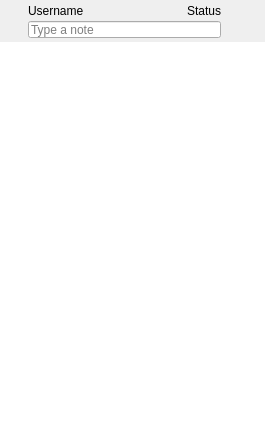
<?xml version="1.0" encoding="UTF-8"?>
<ui version="4.0">
 <class>MainWindow</class>
 <widget class="QWidget" name="MainWindow">
  <property name="geometry">
   <rect>
    <x>0</x>
    <y>0</y>
    <width>265</width>
    <height>445</height>
   </rect>
  </property>
  <property name="windowTitle">
   <string>Form</string>
  </property>
  <layout class="QVBoxLayout" name="verticalLayout_2">
   <property name="spacing">
    <number>0</number>
   </property>
   <property name="margin">
    <number>0</number>
   </property>
   <item>
    <widget class="QFrame" name="frame">
     <property name="minimumSize">
      <size>
       <width>0</width>
       <height>40</height>
      </size>
     </property>
     <property name="maximumSize">
      <size>
       <width>16777215</width>
       <height>40</height>
      </size>
     </property>
     <property name="frameShape">
      <enum>QFrame::NoFrame</enum>
     </property>
     <layout class="QHBoxLayout" name="horizontalLayout_2">
      <property name="spacing">
       <number>0</number>
      </property>
      <property name="leftMargin">
       <number>0</number>
      </property>
      <property name="topMargin">
       <number>0</number>
      </property>
      <property name="rightMargin">
       <number>0</number>
      </property>
      <property name="bottomMargin">
       <number>2</number>
      </property>
      <item>
       <spacer name="horizontalSpacer_2">
        <property name="orientation">
         <enum>Qt::Horizontal</enum>
        </property>
        <property name="sizeType">
         <enum>QSizePolicy::Fixed</enum>
        </property>
        <property name="sizeHint" stdset="0">
         <size>
          <width>2</width>
          <height>20</height>
         </size>
        </property>
       </spacer>
      </item>
      <item>
       <layout class="QVBoxLayout" name="statusLayout">
        <property name="spacing">
         <number>0</number>
        </property>
        <item>
         <spacer name="verticalSpacer">
          <property name="orientation">
           <enum>Qt::Vertical</enum>
          </property>
          <property name="sizeHint" stdset="0">
           <size>
            <width>20</width>
            <height>13</height>
           </size>
          </property>
         </spacer>
        </item>
       </layout>
      </item>
      <item>
       <spacer name="horizontalSpacer_3">
        <property name="orientation">
         <enum>Qt::Horizontal</enum>
        </property>
        <property name="sizeType">
         <enum>QSizePolicy::Fixed</enum>
        </property>
        <property name="sizeHint" stdset="0">
         <size>
          <width>6</width>
          <height>20</height>
         </size>
        </property>
       </spacer>
      </item>
      <item>
       <layout class="QVBoxLayout" name="infoLayout">
        <property name="spacing">
         <number>0</number>
        </property>
        <item>
         <layout class="QHBoxLayout" name="horizontalLayout">
          <item>
           <widget class="lmcLabel" name="lblUserName">
            <property name="sizePolicy">
             <sizepolicy hsizetype="Expanding" vsizetype="Preferred">
              <horstretch>0</horstretch>
              <verstretch>0</verstretch>
             </sizepolicy>
            </property>
            <property name="text">
             <string>Username</string>
            </property>
            <property name="alignment">
             <set>Qt::AlignLeading|Qt::AlignLeft|Qt::AlignVCenter</set>
            </property>
           </widget>
          </item>
          <item>
           <spacer name="horizontalSpacer">
            <property name="orientation">
             <enum>Qt::Horizontal</enum>
            </property>
            <property name="sizeType">
             <enum>QSizePolicy::Fixed</enum>
            </property>
            <property name="sizeHint" stdset="0">
             <size>
              <width>2</width>
              <height>20</height>
             </size>
            </property>
           </spacer>
          </item>
          <item>
           <widget class="QLabel" name="lblStatus">
            <property name="sizePolicy">
             <sizepolicy hsizetype="Preferred" vsizetype="Preferred">
              <horstretch>0</horstretch>
              <verstretch>0</verstretch>
             </sizepolicy>
            </property>
            <property name="minimumSize">
             <size>
              <width>0</width>
              <height>0</height>
             </size>
            </property>
            <property name="maximumSize">
             <size>
              <width>16777215</width>
              <height>16777215</height>
             </size>
            </property>
            <property name="text">
             <string>Status</string>
            </property>
            <property name="alignment">
             <set>Qt::AlignRight|Qt::AlignTrailing|Qt::AlignVCenter</set>
            </property>
           </widget>
          </item>
         </layout>
        </item>
        <item>
         <widget class="lmcLineEdit" name="txtNote">
          <property name="maximumSize">
           <size>
            <width>16777215</width>
            <height>17</height>
           </size>
          </property>
          <property name="placeholderText">
           <string>Type a note</string>
          </property>
         </widget>
        </item>
       </layout>
      </item>
      <item>
       <spacer name="horizontalSpacer_5">
        <property name="orientation">
         <enum>Qt::Horizontal</enum>
        </property>
        <property name="sizeType">
         <enum>QSizePolicy::Fixed</enum>
        </property>
        <property name="sizeHint" stdset="0">
         <size>
          <width>2</width>
          <height>20</height>
         </size>
        </property>
       </spacer>
      </item>
      <item>
       <widget class="lmcToolButton" name="btnAvatar">
        <property name="toolTip">
         <string>Change avatar</string>
        </property>
        <property name="iconSize">
         <size>
          <width>32</width>
          <height>32</height>
         </size>
        </property>
        <property name="popupMode">
         <enum>QToolButton::InstantPopup</enum>
        </property>
        <property name="autoRaise">
         <bool>true</bool>
        </property>
       </widget>
      </item>
      <item>
       <spacer name="horizontalSpacer_4">
        <property name="orientation">
         <enum>Qt::Horizontal</enum>
        </property>
        <property name="sizeType">
         <enum>QSizePolicy::Fixed</enum>
        </property>
        <property name="sizeHint" stdset="0">
         <size>
          <width>2</width>
          <height>20</height>
         </size>
        </property>
       </spacer>
      </item>
     </layout>
    </widget>
   </item>
   <item>
    <widget class="QLabel" name="lblDividerTop">
     <property name="sizePolicy">
      <sizepolicy hsizetype="Preferred" vsizetype="Fixed">
       <horstretch>0</horstretch>
       <verstretch>0</verstretch>
      </sizepolicy>
     </property>
     <property name="minimumSize">
      <size>
       <width>0</width>
       <height>2</height>
      </size>
     </property>
     <property name="maximumSize">
      <size>
       <width>16777215</width>
       <height>2</height>
      </size>
     </property>
    </widget>
   </item>
   <item>
    <widget class="QWidget" name="wgtToolBar" native="true">
     <property name="sizePolicy">
      <sizepolicy hsizetype="Preferred" vsizetype="Preferred">
       <horstretch>0</horstretch>
       <verstretch>0</verstretch>
      </sizepolicy>
     </property>
     <layout class="QVBoxLayout" name="verticalLayout_4">
      <property name="spacing">
       <number>0</number>
      </property>
      <property name="margin">
       <number>0</number>
      </property>
      <item>
       <layout class="QHBoxLayout" name="toolBarLayout">
        <property name="spacing">
         <number>0</number>
        </property>
       </layout>
      </item>
     </layout>
    </widget>
   </item>
   <item>
    <widget class="lmcUserTreeWidget" name="tvUserList">
     <property name="frameShape">
      <enum>QFrame::NoFrame</enum>
     </property>
     <property name="horizontalScrollBarPolicy">
      <enum>Qt::ScrollBarAlwaysOff</enum>
     </property>
     <property name="dragEnabled">
      <bool>true</bool>
     </property>
     <property name="dragDropMode">
      <enum>QAbstractItemView::InternalMove</enum>
     </property>
     <property name="defaultDropAction">
      <enum>Qt::MoveAction</enum>
     </property>
     <property name="indentation">
      <number>0</number>
     </property>
     <property name="animated">
      <bool>true</bool>
     </property>
     <property name="allColumnsShowFocus">
      <bool>true</bool>
     </property>
     <attribute name="headerVisible">
      <bool>false</bool>
     </attribute>
     <column>
      <property name="text">
       <string>Contacts</string>
      </property>
     </column>
    </widget>
   </item>
  </layout>
 </widget>
 <layoutdefault spacing="6" margin="11"/>
 <customwidgets>
  <customwidget>
   <class>lmcUserTreeWidget</class>
   <extends>QTreeWidget</extends>
   <header>usertreewidget.h</header>
  </customwidget>
  <customwidget>
   <class>lmcLabel</class>
   <extends>QLabel</extends>
   <header>subcontrols.h</header>
  </customwidget>
  <customwidget>
   <class>lmcToolButton</class>
   <extends>QToolButton</extends>
   <header>subcontrols.h</header>
  </customwidget>
  <customwidget>
   <class>lmcLineEdit</class>
   <extends>QLineEdit</extends>
   <header>subcontrols.h</header>
  </customwidget>
 </customwidgets>
 <tabstops>
  <tabstop>tvUserList</tabstop>
  <tabstop>btnAvatar</tabstop>
  <tabstop>txtNote</tabstop>
 </tabstops>
 <resources/>
 <connections/>
</ui>
